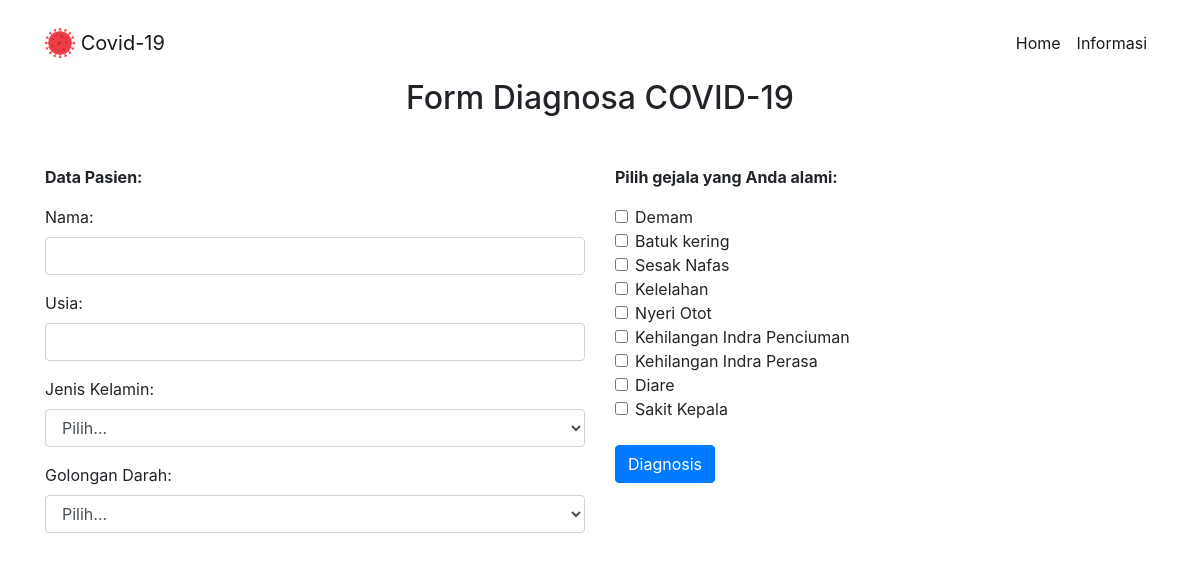
The app's page /diagnosis.php with its own data.
### tables this page shows
CREATE TABLE `gejala` (
  `id_gejala` int(11) NOT NULL,
  `nama_gejala` varchar(225) NOT NULL,
  `bobot` int(11) NOT NULL
);

### diagnosis.php (the view, shortened to what this page needs)
<!DOCTYPE html>
<html>
<head>
    <link
      rel="stylesheet"
      href="https://stackpath.bootstrapcdn.com/bootstrap/4.4.1/css/bootstrap.min.css"
/>
    <link rel="stylesheet" href="style.css" />
</head>
<body>
    <nav class="navbar py-2 navbar-expand-lg navbar-light">
        <div class="container">
            <a class="navbar-brand" href="#">
            <img src="img/logo.png" width="30" height="30" class="d-inline-block align-top" alt="">
        Covid-19
            </a>
            <div class="collapse navbar-collapse" id="navbarSupportedContent">
                <ul class="navbar-nav ml-auto">
                    <li class="nav-item align-self-center active">
                    <a class="nav-link" href="index.php"
                        >Home <span class="sr-only">(current)</span></a
                    >
                    </li>
                    <li class="nav-item align-self-center active">
                    <a class="nav-link"  href="index.php #informasi">Informasi <span class="sr-only">(current)</span></a>
                    </li>
                </ul>
            </div>
        </div>
    </nav>
    <div class="container">
    <h2 class="mt-2 mb-5 text-center">Form Diagnosa COVID-19</h2>
    <form action="proses.php" method="post">
      <div class="row">
          <div class="col-sm-6">
              <p class="font-weight-bold">Data Pasien:</p>
              <div class="form-group">
                <label for="nama">Nama:</label>
                <input type="text" class="form-control" id="nama" name="nama" required>
              </div>
              <div class="form-group">
                <label for="usia">Usia:</label>
                <input type="number" class="form-control" id="usia" name="usia" required>
              </div>
              <div class="form-group">
                <label for="jenis_kelamin">Jenis Kelamin:</label>
                <select class="form-control" id="jenis_kelamin" name="jenis_kelamin" required>
                  <option value="">Pilih...</option>
                </select>
              </div>
              <div class="form-group">
                <label for="golongan_darah">Golongan Darah:</label>
                <select class="form-control" id="golongan_darah" name="golongan_darah" required>
                  <option value="">Pilih...</option>
                </select>
              </div>
          </div>
            <div class="col-sm-6 ">
                <p class="font-weight-bold" >Pilih gejala yang Anda alami:</p>
                <?php
                $conn = mysqli_connect("localhost", "root", "", "db_covid");
                $query = "SELECT id_gejala, nama_gejala FROM gejala";
                $result = mysqli_query($conn, $query);
                if (mysqli_num_rows($result) > 0) {
                while ($row = mysqli_fetch_assoc($result)) {
                    echo '<div class="form-check">';
                    echo '<input type="checkbox" class="form-check-input" name="gejala[]" value="' . $row['id_gejala'] . '">';
                    echo '<label class="form-check-label" for="' . $row['id_gejala'] . '">' . $row['nama_gejala'] . '</label>';
                    echo '</div>';
                }
                }
                ?>
                <br>
                <button type="submit" class="btn btn-primary" value="Diagnosis">Diagnosis</button>
            </div>
        </div>
      </form>
    </div>
</body>
</html>

### style.css (style rules this page uses)
.navbar { margin-top: 15px; }

### records on screen
gejala: nama_gejala "Demam"
gejala: nama_gejala "Batuk kering"
gejala: nama_gejala "Sesak Nafas"
gejala: nama_gejala "Kelelahan"
gejala: nama_gejala "Nyeri Otot"
gejala: nama_gejala "Kehilangan Indra Penciuman"
gejala: nama_gejala "Kehilangan Indra Perasa"
gejala: nama_gejala "Diare"
gejala: nama_gejala "Sakit Kepala"
